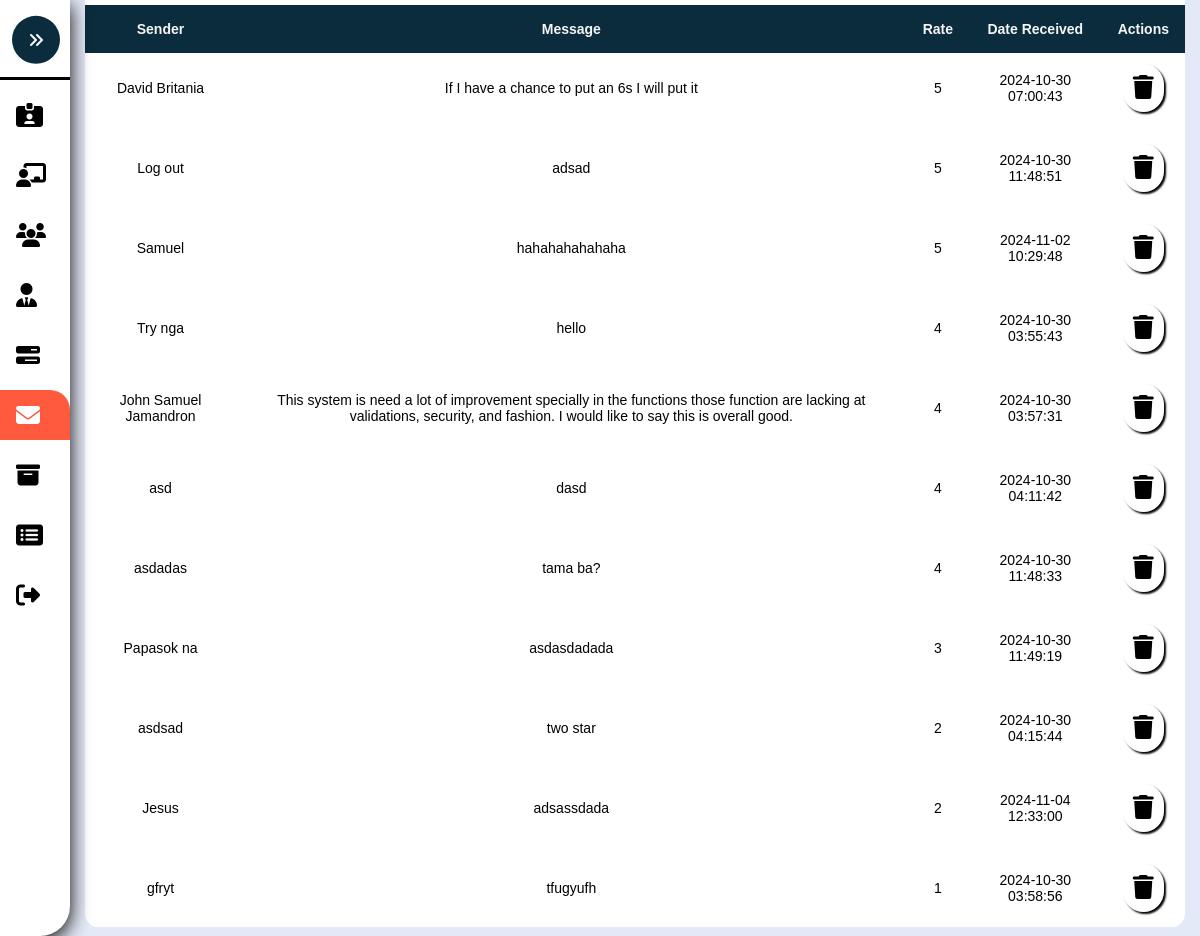
/Admin-Message.php, run on an earlier commit of the app's database.
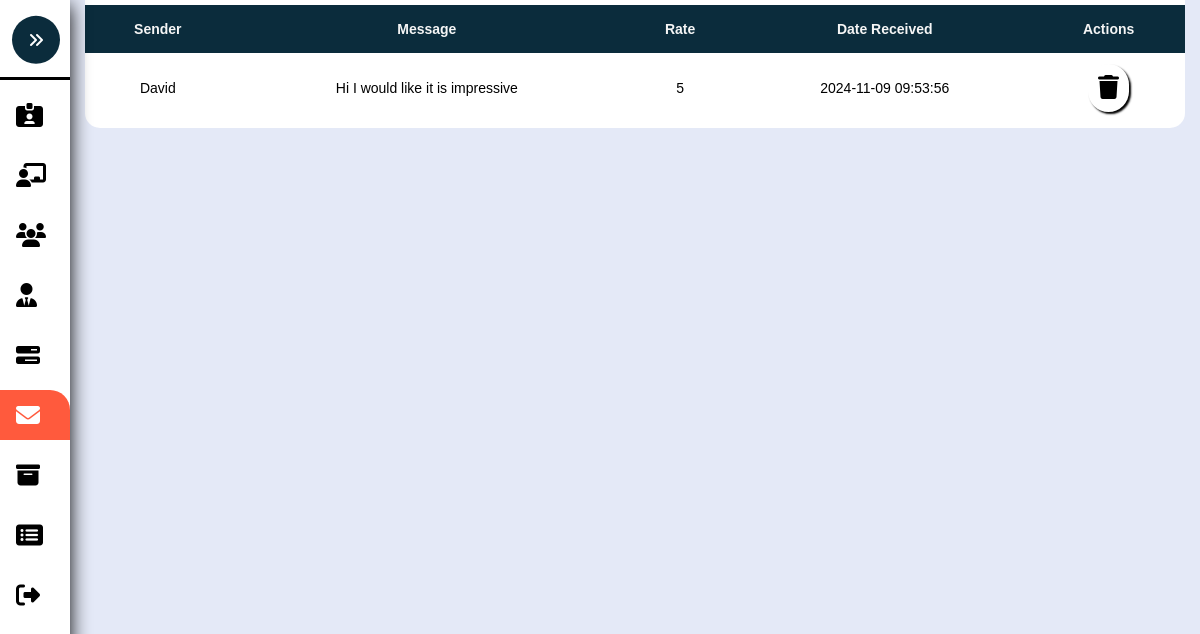
And on a later commit of the database.
### tables this page shows
CREATE TABLE `message` (
  `MessageID` int(8) NOT NULL,
  `Sender` varchar(255) NOT NULL,
  `Rate` int(7) NOT NULL,
  `Message` varchar(255) NOT NULL,
  `Date` timestamp NOT NULL DEFAULT current_timestamp()
);

### Admin-Message.php (the view, shortened to what this page needs)
<?php
	include './Assets/Php/Connection.php';
?>
<!DOCTYPE html>
<html>
<head>
	<link rel="stylesheet" type="text/css" href="./Assets/Css/Admin.css?v=<?php echo time(); ?>">
</head>
<body>
	<nav class="sidebar close" id="sidebar">
		<header>
			<figure class="image-container">
			</figure>
			<button class="toggle">
				<i class="fa-solid fa-angles-right"></i>
			</button>
		</header>
		<div class="menu-bar">
			<div class="menu">
				<ul class="menu-links">
					<li class="nav-link">
						<a href="./Admin-Account.php" >
							<i class="fa-solid fa-id-card-clip"></i>
						</a>
					</li>
					<li class="nav-link">
						<a href="./Admin-Pending.php">
							<i class="fa-solid fa-chalkboard-user"></i>
						</a>
					</li>
					<li class="nav-link">
						<a href="./Admin-Users.php" class="dashboard-list-item " >
							<i class="fa-solid fa-users"></i>
						</a>
					</li>
					<li class="nav-link">
						<a href="./Admin-Management.php" class="dashboard-list-item ">
							<i class="fa-solid fa-user-tie"></i>
						</a>
					</li>
					<li class="nav-link">
						<a href="./Admin-Properties.php" class="dashboard-list-item ">
							<i class="fa-solid fa-bars-progress"></i>
						</a>
					</li>
					<li class="nav-link">
						<a href="Admin-Message.php" class="dashboard-list-item active">
							<i class="fa-solid fa-envelope"></i>
						</a>
					</li>
					<li class="nav-link">
						<a href="./Admin-Archieve.php" class="dashboard-list-item">
							<i class="fa-solid fa-box-archive"></i>
						</a>
					</li>
					<li class="nav-link">
						<a href="Admin-SoldProperties.php" class="dashboard-list-item">
							<i class="fa-solid fa-rectangle-list"></i>
						</a>
					</li>
					<li class="nav-link">
						<a href="./Assets/Php/Logout.php" class="dashboard-list-item">
							<i class="fa-solid fa-right-from-bracket"></i>
						</a>
					</li>
				</ul>
			</div>
		</div>
	</nav>
	<main class="main">
		<section class="Table-section" id="Table-Section">
			<div class="container">
				<table class="table" id="table">
					<tr>
						<th>Sender</th>
						<th>Message</th>
						<th>Rate</th>
						<th>Date Received</th>
						<th class="action-center">Actions</th>
					</tr>
					<?php
						$sql = "SELECT * FROM message ORDER BY Rate DESC";
						$rs = mysqli_query($conn, $sql);
						if($rs){
							while ($row = mysqli_fetch_assoc($rs)) {
								$MessageID = $row['MessageID'];
								$Sender = $row['Sender'];
								$Rate = $row['Rate'];
								$Date = $row['Date'];
								$Message = $row['Message'];
								echo "
								<tr>
									<td>".$Sender."</td>
									<td>".$Message."</td>
									<td>".$Rate."</td>
									<td>".$Date."</td>
									<td class='td-action'>
										<a href='./Assets/Php/Admin.php?DeleteID=".$MessageID."' onclick='return DeleteConfirmation()' class='custom-tooltip' data-title='Delete'>
											<i class='fa-solid fa-trash' ></i>
										</a>
									</td>
								</tr>
								";
							}
						}
					?>
				</table>
			</div>
		</section>
	</main>
</body>
</html>

What changed in the data, as far as the page shows it:
removed message: Sender "David Britania", Message "If I have a chance to put an 6s I will put it", Rate "5", Date "2024-10-30 07:00:43"
removed message: Sender "Log out", Message "adsad", Rate "5", Date "2024-10-30 11:48:51"
removed message: Sender "Samuel", Message "hahahahahahaha", Rate "5", Date "2024-11-02 10:29:48"
removed message: Sender "Try nga", Message "hello", Rate "4", Date "2024-10-30 03:55:43"
removed message: Sender "John Samuel Jamandron", Message "This system is need a lot of improvement specially in the functions those function are lacking at validations, security, and fashion. I would like to say this is overall good.", Rate "4", Date "2024-10-30 03:57:31"
removed message: Sender "asd", Message "dasd", Rate "4", Date "2024-10-30 04:11:42"
removed message: Sender "asdadas", Message "tama ba?", Rate "4", Date "2024-10-30 11:48:33"
removed message: Sender "Papasok na", Message "asdasdadada", Rate "3", Date "2024-10-30 11:49:19"
removed message: Sender "asdsad", Message "two star", Rate "2", Date "2024-10-30 04:15:44"
removed message: Sender "Jesus", Message "adsassdada", Rate "2", Date "2024-11-04 12:33:00"
removed message: Sender "gfryt", Message "tfugyufh", Rate "1", Date "2024-10-30 03:58:56"
added message: Sender "David", Message "Hi I would like it is impressive", Rate "5", Date "2024-11-09 09:53:56"
